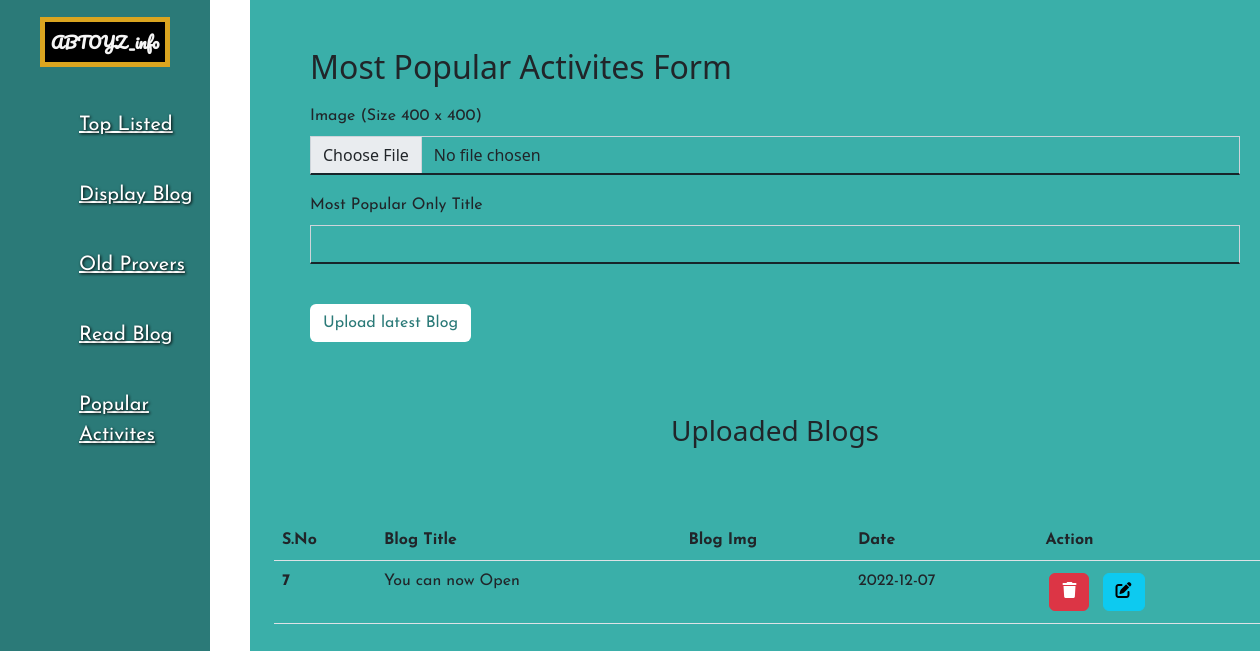
The page /popular_activites.php on the database its author committed.
### tables this page shows
CREATE TABLE `popular_activites` (
  `sno` int(11) NOT NULL,
  `popular_actvites_image` varchar(100) NOT NULL,
  `popular_activites_title` varchar(400) NOT NULL,
  `date_time` timestamp NOT NULL DEFAULT current_timestamp() ON UPDATE current_timestamp(),
  `Date` date NOT NULL DEFAULT current_timestamp()
);

### popular_activites.php (the view, shortened to what this page needs)
<?php
include 'partial/_dbconnect.php';
?>
<!doctype html>
<html lang="en">
<?php include 'partial/_head_tag.php' ?>
<body>
    <div class="container-fluid">
        <div class="row">
            <div class="col-lg-2 left-side ">
                <?php include 'partial/_side_panel.php' ?>
            </div>
            <div class="col-lg-10 right-side">
                <div class="popular-activites m-5" id="popular-activites">
                    <h2 class="mb-3">Most Popular Activites Form</h2>
                    <form action="partial/_popular_activites.php" method="POST" enctype="multipart/form-data">
                        <div class="mb-3 form-div">
                            <div class="mb-3 form-div">
                                <label for="p-image" class="form-label">Image (Size 400 x 400)</label>
                                <input type="file" class="form-control" name="p-image" id="p-image">
                            </div>
                            <label for="p-title" class="form-label">Most Popular Only Title</label>
                            <input type="text" class="form-control" id="p-title" name="p-title" aria-describedby="emailHelp">
                        </div>
                        <button type="submit" class="btn upload-blog mt-4">Upload latest Blog</button>
                    </form>
                </div>
                <h3 class="text-center p-4">Uploaded Blogs</h3>
                <div class="mt-5 container overflow-auto">
                    <table class="table overflow-auto">
                        <tr>
                            <th>S.No</th>
                            <th>Blog Title</th>
                            <th>Blog Img</th>
                            <th>Date</th>
                            <th>Action</th>
                        </tr>
                        <?php
                        $sql = "SELECT * FROM popular_activites";
                        $result = mysqli_query($conn, $sql);
                        while ($row = mysqli_fetch_assoc($result)) { ?>
                            <tr>
                                <td class="fw-bold"><?php echo $row['sno'] ?></td>
                                <td><?php echo $row['popular_activites_title'] ?></td>
                                <td>
                                    <div><img src="partial/<?php echo $row['popular_actvites_image'] ?>" alt="" width="150px" class="img-fluid"></div>
                                </td>
                                <td><?php echo $row['Date'] ?></td>
                                <td><a href="delete/_d_popular_actvites.php?sno=<?php echo $row['sno'] ?>" class="btn btn-danger m-1"><i class="fa-solid fa-trash"></i></a>
                                    <a href="edit/_e_popular_activites.php?esno=<?php echo $row['sno'] ?>" class="btn btn-info m-1"><i class="fa-solid fa-pen-to-square"></i></a>
                                </td>
                            </tr>
                        <?php } ?>
                    </table>
                </div>
            </div>
        </div>
    </div>
</body>
</html>

### partial/_head_tag.php (shortened to what this page needs)
<!doctype html>
<html lang="en">
<head>
    <link href="https://cdn.jsdelivr.net/npm/bootstrap@5.2.2/dist/css/bootstrap.min.css" rel="stylesheet">
    <link rel="stylesheet" href="./css/admin.css">
    <link rel="stylesheet" href="https://cdnjs.cloudflare.com/ajax/libs/font-awesome/6.2.0/css/all.min.css" />
</head>

### partial/_side_panel.php
<a class="navbar-brand" href="admin.php"> <span class="webname">ABTOYZ_info</span></a>
<ul class="componets">
    <li class="list-group-item" id="top-l"><a href="top_listed_blog.php">Top Listed</a></li>
    <li class="list-group-item" id="d-blog"><a href="display_blog.php">Display Blog</a></li>
    <li class="list-group-item" id="s-blog"><a href="struggle_stories.php">Old Provers</a></li>
    <li class="list-group-item" id="read-bolg"><a href="latest_blog.php">Read Blog</a></li>
    <li class="list-group-item" id="p-acvtivites"><a href="popular_activites.php">Popular Activites</a></li>
</ul>

### css/admin.css (style rules this page uses)
:root { --ffont: 'Pacifico', cursive; --sfont: 'Josefin Sans', sans-serif; --color1: #17252a; --color2: #2b7a78; --color3: #3aafa9; --color4: #def2f1; }
.left-side { height: 100vh; background-color: var(--color2); position: fixed; display: flex; align-items: center; flex-direction: column; }
.left-side a { margin: 30px; }
.right-side { min-height: 100vh; background-color: var(--color3); margin-left: 250px; }
.componets li a { width: 100%; margin-top: 20px; color: white; font-family: var(--sfont); font-size: 20px; display: flex; text-shadow: 1px 1px 3px black; padding: 5px; }
.webname { border: 5px solid goldenrod; padding: 6px; background-color: black; color: whitesmoke !important; font-family: var(--ffont); color: black; font-weight: 600; }
.form-div input { border-bottom: 2px solid var(--color1); border-radius: 0px; background-color: var(--color3); }
.upload-blog { font-family: var(--sfont); color: var(--color2); background-color: #fff; }
form label { font-family: var(--sfont); }
table tr th, td { font-family: var(--sfont); }

### rows shown on the page
popular_activites: sno "7", popular_activites_title "You can now Open", Date "2022-12-07"
